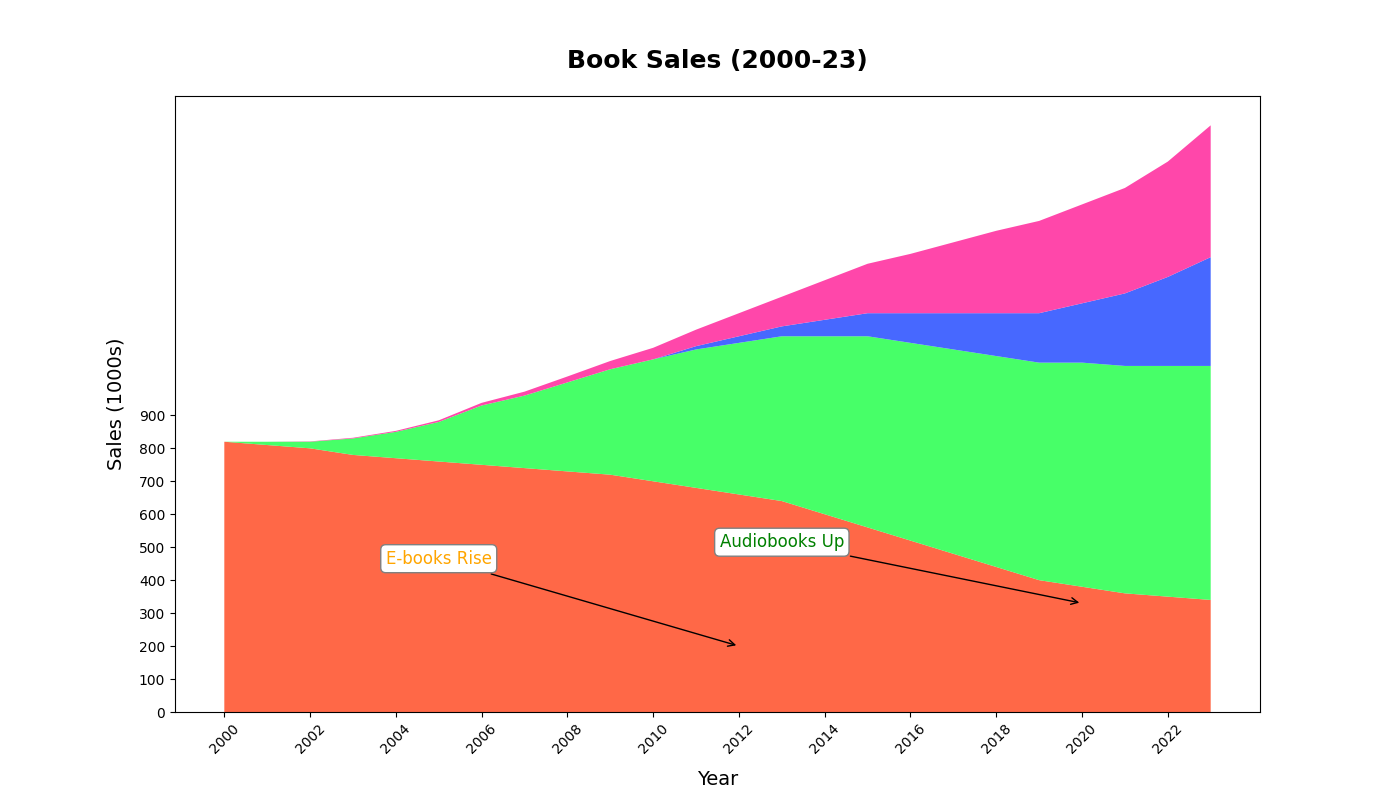

This chart was generated by the following Python code:
import matplotlib.pyplot as plt
import numpy as np

years = np.arange(2000, 2024)
traditional_books_sales = [820, 810, 800, 780, 770, 760, 750, 740, 730, 720, 700, 680, 660, 640, 600, 560, 520, 480, 440, 400, 380, 360, 350, 340]
e_books_sales = [0, 10, 20, 50, 80, 120, 180, 220, 270, 320, 370, 420, 460, 500, 540, 580, 600, 620, 640, 660, 680, 690, 700, 710]
audiobooks_sales = [0, 0, 0, 0, 0, 0, 0, 0, 0, 0, 0, 10, 20, 30, 50, 70, 90, 110, 130, 150, 180, 220, 270, 330]
graphic_novels_sales = [0, 0, 1, 2, 3, 5, 8, 12, 18, 25, 35, 50, 70, 90, 120, 150, 180, 215, 250, 280, 300, 320, 350, 400]

sales_data = np.vstack([traditional_books_sales, e_books_sales, audiobooks_sales, graphic_novels_sales])
fig, ax = plt.subplots(figsize=(14, 8))
# Updated color palette
colors = ['#ff5733', '#33ff57', '#3357ff', '#ff33a1']
ax.stackplot(years, sales_data, colors=colors, alpha=0.9)

plt.title('Book Sales (2000-23)', fontsize=18, fontweight='bold', pad=20)
plt.xlabel('Year', fontsize=14, labelpad=10)
plt.ylabel('Sales (1000s)', fontsize=14, labelpad=10)

plt.xticks(years[::2], rotation=45)
plt.yticks(np.arange(0, 901, 100))

ax.annotate('E-books Rise', xy=(2012, 200), xytext=(2005, 450),
            bbox=dict(boxstyle='round,pad=0.3', edgecolor='gray', facecolor='white'),
            arrowprops=dict(facecolor='black', arrowstyle='->'),
            fontsize=12, color='orange', ha='center')

ax.annotate('Audiobooks Up', xy=(2020, 330), xytext=(2013, 500),
            bbox=dict(boxstyle='round,pad=0.3', edgecolor='gray', facecolor='white'),
            arrowprops=dict(facecolor='black', arrowstyle='->'),
            fontsize=12, color='green', ha='center')

plt.show()
